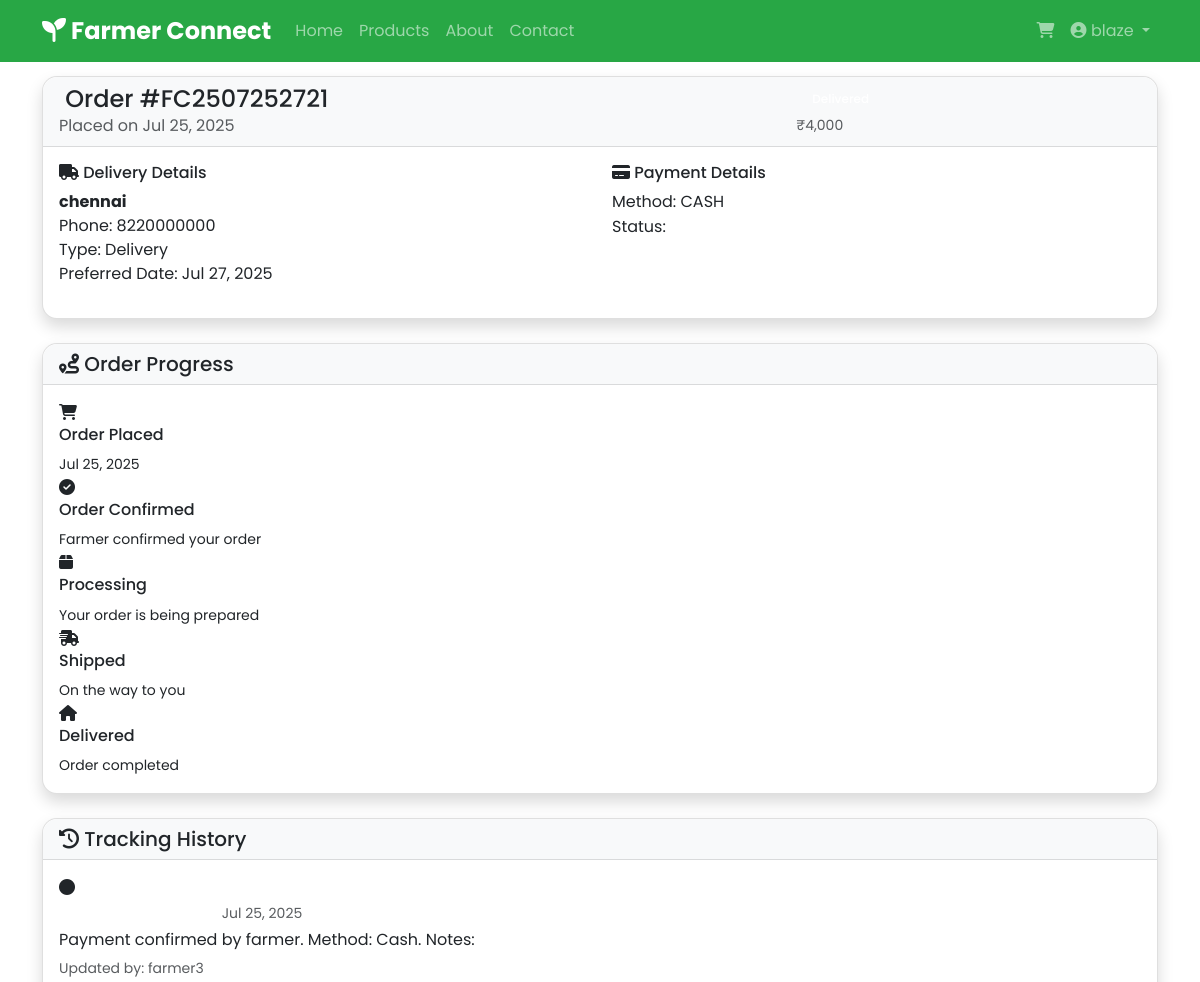
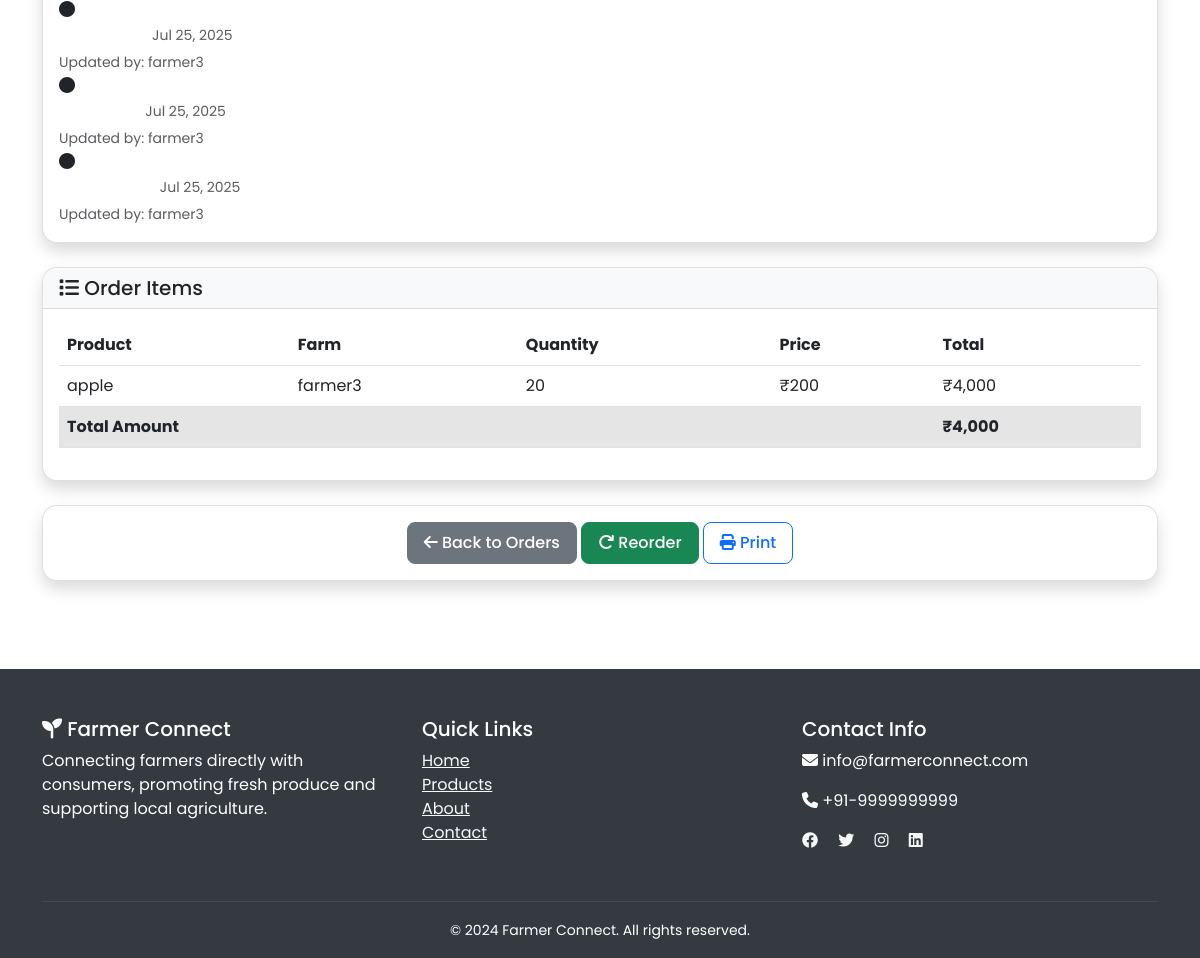
The page /consumer/orders/2/track (signed in) on the database its author committed (2 pictures, top to bottom).
### tables this page shows
CREATE TABLE orders (
            id INTEGER PRIMARY KEY AUTOINCREMENT,
            order_number VARCHAR(50) UNIQUE NOT NULL,
            consumer_id INTEGER NOT NULL,
            total_amount DECIMAL(10,2) NOT NULL,
            status VARCHAR(20) DEFAULT 'pending' CHECK(status IN ('pending', 'confirmed', 'processing', 'shipped', 'delivered', 'cancelled')),
            payment_status VARCHAR(20) DEFAULT 'pending' CHECK(payment_status IN ('pending', 'paid', 'failed', 'refunded')),
            payment_method VARCHAR(50),
            delivery_address TEXT NOT NULL,
            delivery_phone VARCHAR(15),
            delivery_type VARCHAR(20) DEFAULT 'delivery' CHECK(delivery_type IN ('delivery', 'pickup')),
            delivery_date DATE,
            notes TEXT,
            created_at TIMESTAMP DEFAULT CURRENT_TIMESTAMP,
            updated_at TIMESTAMP DEFAULT CURRENT_TIMESTAMP,
            FOREIGN KEY (consumer_id) REFERENCES users (id)
        );

CREATE TABLE order_tracking (
            id INTEGER PRIMARY KEY AUTOINCREMENT,
            order_id INTEGER NOT NULL,
            status VARCHAR(50) NOT NULL,
            message TEXT,
            location VARCHAR(200),
            updated_by INTEGER,
            created_at TIMESTAMP DEFAULT CURRENT_TIMESTAMP,
            FOREIGN KEY (order_id) REFERENCES orders (id),
            FOREIGN KEY (updated_by) REFERENCES users (id)
        );

CREATE TABLE users (
            id INTEGER PRIMARY KEY AUTOINCREMENT,
            username VARCHAR(80) UNIQUE NOT NULL,
            email VARCHAR(120) UNIQUE NOT NULL,
            password_hash VARCHAR(200) NOT NULL,
            user_type VARCHAR(20) NOT NULL CHECK(user_type IN ('farmer', 'consumer', 'admin')),
            full_name VARCHAR(100) NOT NULL,
            phone VARCHAR(15),
            location VARCHAR(200),
            farm_name VARCHAR(100),
            farm_description TEXT,
            profile_image VARCHAR(200),
            is_approved BOOLEAN DEFAULT 0,
            is_active BOOLEAN DEFAULT 1,
            created_at TIMESTAMP DEFAULT CURRENT_TIMESTAMP,
            updated_at TIMESTAMP DEFAULT CURRENT_TIMESTAMP
        );

CREATE TABLE order_items (
            id INTEGER PRIMARY KEY AUTOINCREMENT,
            order_id INTEGER NOT NULL,
            product_id INTEGER NOT NULL,
            farmer_id INTEGER NOT NULL,
            quantity INTEGER NOT NULL,
            price DECIMAL(10,2) NOT NULL,
            subtotal DECIMAL(10,2) NOT NULL,
            created_at TIMESTAMP DEFAULT CURRENT_TIMESTAMP,
            FOREIGN KEY (order_id) REFERENCES orders (id),
            FOREIGN KEY (product_id) REFERENCES products (id),
            FOREIGN KEY (farmer_id) REFERENCES users (id)
        );

CREATE TABLE products (
            id INTEGER PRIMARY KEY AUTOINCREMENT,
            farmer_id INTEGER NOT NULL,
            name VARCHAR(100) NOT NULL,
            description TEXT,
            category VARCHAR(50) NOT NULL,
            price DECIMAL(10,2) NOT NULL,
            unit VARCHAR(20) NOT NULL,
            quantity INTEGER NOT NULL DEFAULT 0,
            image VARCHAR(200),
            is_approved BOOLEAN DEFAULT 0,
            is_featured BOOLEAN DEFAULT 0,
            harvest_date DATE,
            expiry_date DATE,
            organic BOOLEAN DEFAULT 0,
            created_at TIMESTAMP DEFAULT CURRENT_TIMESTAMP,
            updated_at TIMESTAMP DEFAULT CURRENT_TIMESTAMP,
            FOREIGN KEY (farmer_id) REFERENCES users (id)
        );

### modules/consumer.py (the view)
@consumer_bp.route('/orders/<int:order_id>/track')
@require_login(['consumer'])
def track_order(order_id):
    conn = get_db_connection()
    order = conn.execute('''
        SELECT * FROM orders WHERE id = ? AND consumer_id = ?
    ''', (order_id, session['user_id'])).fetchone()
    if not order:
        flash('Order not found!', 'error')
        return redirect(url_for('consumer.orders'))
    tracking_history = conn.execute('''
        SELECT ot.*, u.full_name as updated_by_name
        FROM order_tracking ot
        LEFT JOIN users u ON ot.updated_by = u.id
        WHERE ot.order_id = ?
        ORDER BY ot.created_at DESC
    ''', (order_id,)).fetchall()
    order_items = conn.execute('''
        SELECT oi.*, p.name as product_name, u.farm_name
        FROM order_items oi
        JOIN products p ON oi.product_id = p.id
        JOIN users u ON oi.farmer_id = u.id
        WHERE oi.order_id = ?
    ''', (order_id,)).fetchall()
    conn.close()
    return render_template('consumer/track_order.html',
                         order=order,
                         tracking_history=tracking_history,
                         order_items=order_items)

### templates/consumer/track_order.html (shortened to what this page needs)
{% extends "base.html" %}
{% block content %}
<div class="container mt-4">
    <div class="row">
        <div class="col-md-12">
            <div class="card shadow mb-4">
                <div class="card-header">
                    <div class="row align-items-center">
                        <div class="col-md-8">
                            <h4 class="mb-0">
                                Order #{{ order.order_number }}
                            </h4>
                            <p class="mb-0 text-muted">
                                Placed on {{ order.created_at|date_format }}
                            </p>
                        </div>
                        <div class="col-md-4 text-md-right">
                            <span class="badge badge-{{ get_status_badge_class(order.status) }} badge-lg">
                            </span>
                            <br>
                            <small class="text-muted">{{ order.total_amount|rupee }}</small>
                        </div>
                    </div>
                </div>
                <div class="card-body">
                    <div class="row">
                        <div class="col-md-6">
                            <h6><i class="fas fa-truck"></i> Delivery Details</h6>
                            <address>
                                <strong>{{ order.delivery_address }}</strong><br>
                                Phone: {{ order.delivery_phone }}<br>
                                Type: {{ order.delivery_type|title }}<br>
                                {% if order.delivery_date %}
                                Preferred Date: {{ order.delivery_date|date_format }}<br>
                                {% endif %}
                            </address>
                        </div>
                        <div class="col-md-6">
                            <h6><i class="fas fa-credit-card"></i> Payment Details</h6>
                            <p>
                                Method: {{ order.payment_method|upper }}<br>
                                Status:
                                <span class="badge badge-{{ get_status_badge_class(order.payment_status) }}">
                                </span>
                            </p>
                        </div>
                    </div>
                </div>
            </div>
            <div class="card shadow mb-4">
                <div class="card-header">
                    <h5 class="mb-0">
                        <i class="fas fa-route"></i> Order Progress
                    </h5>
                </div>
                <div class="card-body">
                    <div class="order-tracking">
                        <div class="steps">
                            <div class="step {{ 'active' if order.status in ['pending', 'confirmed', 'processing', 'shipped', 'delivered'] else '' }}">
                                <div class="step-icon">
                                    <i class="fas fa-shopping-cart"></i>
                                </div>
                                <div class="step-content">
                                    <h6>Order Placed</h6>
                                    <small>{{ order.created_at|date_format }}</small>
                                </div>
                            </div>
                            <div class="step {{ 'active' if order.status in ['confirmed', 'processing', 'shipped', 'delivered'] else '' }}">
                                <div class="step-icon">
                                    <i class="fas fa-check-circle"></i>
                                </div>
                                <div class="step-content">
                                    <h6>Order Confirmed</h6>
                                    <small>Farmer confirmed your order</small>
                                </div>
                            </div>
                            <div class="step {{ 'active' if order.status in ['processing', 'shipped', 'delivered'] else '' }}">
                                <div class="step-icon">
                                    <i class="fas fa-box"></i>
                                </div>
                                <div class="step-content">
                                    <h6>Processing</h6>
                                    <small>Your order is being prepared</small>
                                </div>
                            </div>
                            <div class="step {{ 'active' if order.status in ['shipped', 'delivered'] else '' }}">
                                <div class="step-icon">
                                    <i class="fas fa-shipping-fast"></i>
                                </div>
                                <div class="step-content">
                                    <h6>Shipped</h6>
                                    <small>On the way to you</small>
                                </div>
                            </div>
                            <div class="step {{ 'active' if order.status == 'delivered' else '' }}">
                                <div class="step-icon">
                                    <i class="fas fa-home"></i>
                                </div>
                                <div class="step-content">
                                    <h6>Delivered</h6>
                                    <small>Order completed</small>
                                </div>
                            </div>
                        </div>
                    </div>
                </div>
            </div>
            {% if tracking_history %}
            <div class="card shadow mb-4">
                <div class="card-header">
                    <h5 class="mb-0">
                        <i class="fas fa-history"></i> Tracking History
                    </h5>
                </div>
                <div class="card-body">
                    <div class="timeline">
                        {% for track in tracking_history %}
                        <div class="timeline-item">
                            <div class="timeline-marker">
                                <i class="fas fa-circle"></i>
                            </div>
                            <div class="timeline-content">
                                <div class="timeline-header">
                                    <span class="badge badge-{{ get_status_badge_class(track.status) }}">
                                    </span>
                                    <small class="text-muted ml-2">
                                        {{ track.created_at|date_format }}
                                    </small>
                                </div>
                                {% if track.message %}
                                <p class="timeline-body mb-1">{{ track.message }}</p>
                                {% endif %}
                                {% if track.updated_by_name %}
                                <small class="text-muted">
                                    Updated by: {{ track.updated_by_name }}
                                </small>
                                {% endif %}
                            </div>
                        </div>
                        {% endfor %}
                    </div>
                </div>
            </div>
            {% endif %}
            <div class="card shadow mb-4">
                <div class="card-header">
                    <h5 class="mb-0">
                        <i class="fas fa-list"></i> Order Items
                    </h5>
                </div>
                <div class="card-body">
                    <div class="table-responsive">
                        <table class="table">
                            <thead>
                                <tr>
                                    <th>Product</th>
                                    <th>Farm</th>
                                    <th>Quantity</th>
                                    <th>Price</th>
                                    <th>Total</th>
                                </tr>
                            </thead>
                            <tbody>
                                {% for item in order_items %}
                                <tr>
                                    <td>{{ item.product_name }}</td>
                                    <td>{{ item.farm_name }}</td>
                                    <td>{{ item.quantity }}</td>
                                    <td>{{ item.price|rupee }}</td>
                                    <td>{{ item.subtotal|rupee }}</td>
                                </tr>
                                {% endfor %}
                                <tr class="table-active">
                                    <td colspan="4"><strong>Total Amount</strong></td>
                                    <td><strong>{{ order.total_amount|rupee }}</strong></td>
                                </tr>
                            </tbody>
                        </table>
                    </div>
                </div>
            </div>
            <div class="card shadow mb-4">
                <div class="card-body text-center">
                    <a href="{{ url_for('consumer.orders') }}" class="btn btn-secondary">
                        <i class="fas fa-arrow-left"></i> Back to Orders
                    </a>
                    {% if order.status == 'delivered' %}
                    <button class="btn btn-success ml-2" onclick="reorder()">
                        <i class="fas fa-redo"></i> Reorder
                    </button>
                    {% endif %}
                    <button class="btn btn-outline-primary ml-2" onclick="window.print()">
                        <i class="fas fa-print"></i> Print
                    </button>
                </div>
            </div>
        </div>
    </div>
</div>
{% endblock %}

### rows shown on the page
orders: order_number "FC2507252721", created_at "Jul 25, 2025", total_amount "₹4,000", delivery_address "chennai", delivery_phone "8220000000", delivery_type "Delivery", delivery_date "Jul 27, 2025", payment_method "CASH"
order_tracking: created_at "Jul 25, 2025", message "Payment confirmed by farmer. Method: Cash. Notes:", updated_by_name "farmer3"
order_tracking: created_at "Jul 25, 2025", updated_by_name "farmer3"
order_tracking: created_at "Jul 25, 2025", updated_by_name "farmer3"
order_tracking: created_at "Jul 25, 2025", updated_by_name "farmer3"
order_items: product_name "apple", farm_name "farmer3", quantity "20", price "₹200", subtotal "₹4,000"

### other values the page prints
{{ session.full_name }} "blaze"
